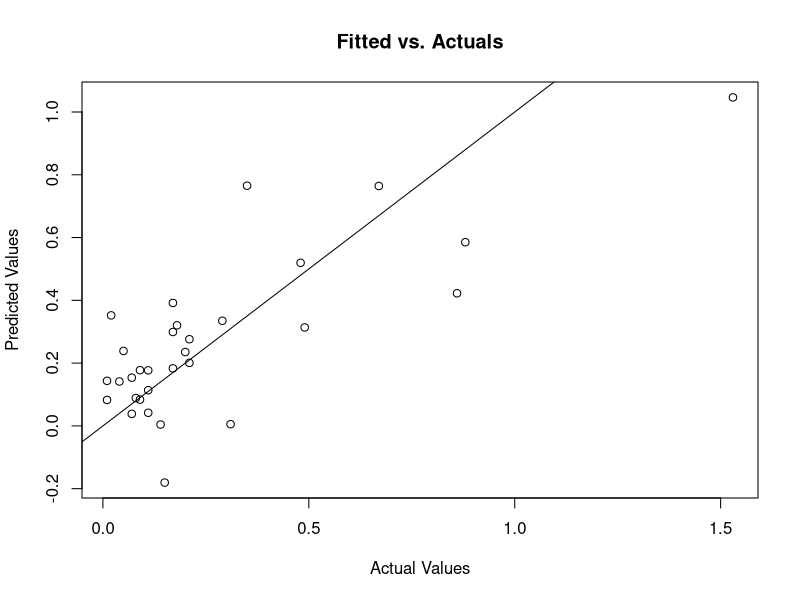
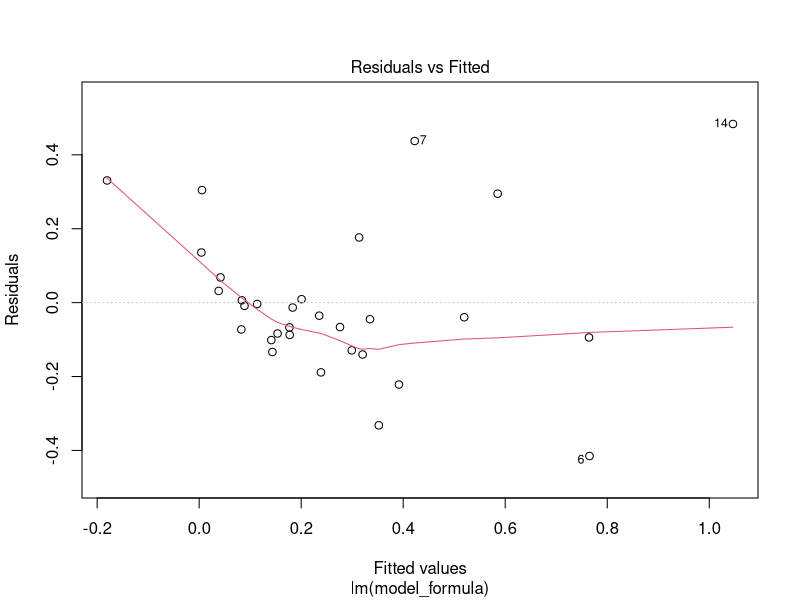
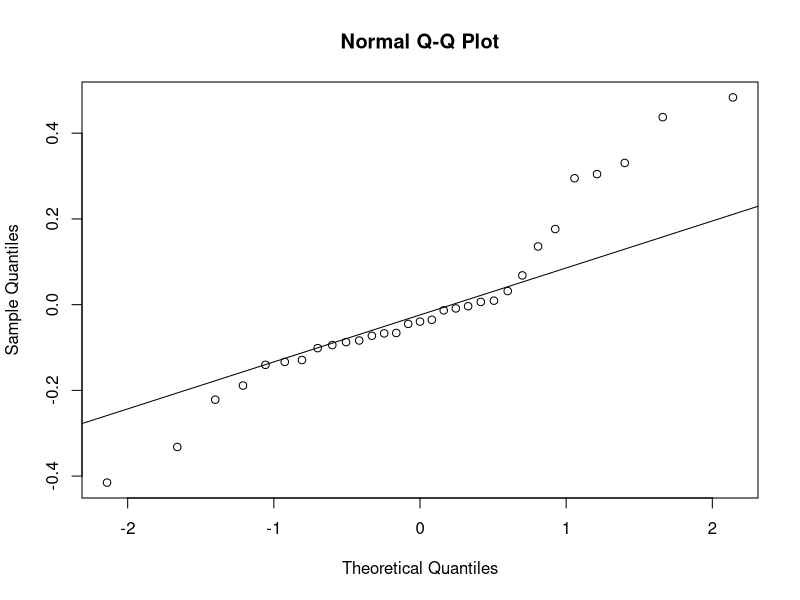
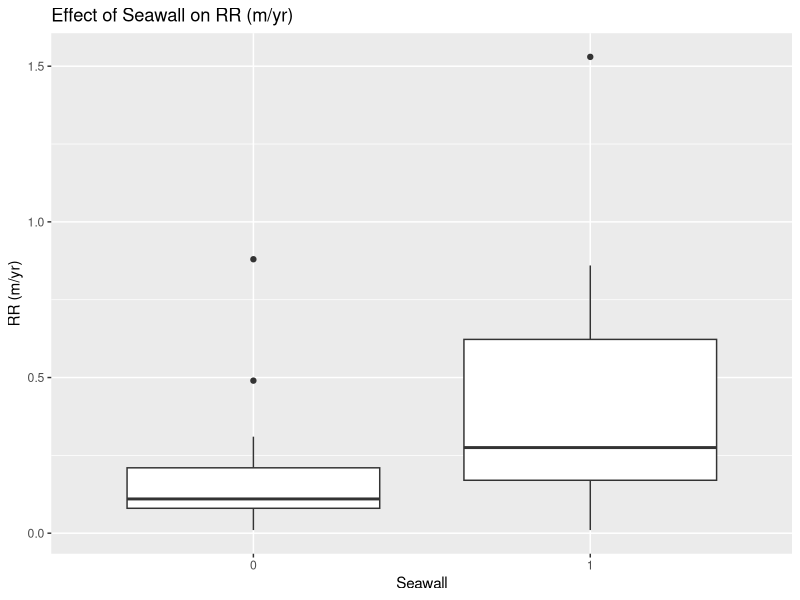

Recreate these plots in R, in order.
## ---- chunk 1
knitr::opts_chunk$set(echo = TRUE)
## ---- chunk 2
library(ggplot2)
library(tidyverse)
## ---- chunk 3
erosion<-read.csv("erosion.csv")
## ---- chunk 4
library(readr)
stan <- function(x) {
  return((x - min(x)) / (max(x) - min(x)))
}
data <- read_csv("erosion.csv")
names(data) <- gsub(" ", "_", names(data))
names(data) <- gsub("\\(", "", names(data))
names(data) <- gsub("\\)", "", names(data))
names(data) <- gsub("/", "_per_", names(data))
names(data) <- gsub("%", "percent", names(data))
if ("RR (m/yr)" %in% names(data)) {
  names(data)[names(data) == "RR (m/yr)"] <- "RR_m_per_yr"
}
numeric_columns <- sapply(data, is.numeric) & names(data) != "RR_m_per_yr"
data[numeric_columns] <- lapply(data[numeric_columns], stan)
predictors <- setdiff(names(data), c("Bluff", "RR_m_per_yr"))
target <- "RR_m_per_yr"
model_formula <- as.formula(paste(target, "~", paste(predictors, collapse = " + ")))
model <- lm(model_formula, data = data)
print(summary(model))
predictions <- predict(model, data)




## ---- chunk 5
#Check Linearity
plot(data[[target]], predictions, main = "Fitted vs. Actuals",
     xlab = "Actual Values", ylab = "Predicted Values")
abline(0, 1)

#Check Homoscedasticity
plot(model, which = 1)

#Check Normal Distribution of Residuals
qqnorm(model$residuals)
qqline(model$residuals)

## ---- chunk 6
data <- read.csv("erosion.csv")
data$Seawall <- factor(data$Seawall)
model <- lm(`RR..m.yr.` ~ Seawall, data = data)
summary(model)
ggplot(data, aes(x = Seawall, y = `RR..m.yr.`)) +
  geom_boxplot() +
  labs(title = "Effect of Seawall on RR (m/yr)", x = "Seawall", y = "RR (m/yr)")
